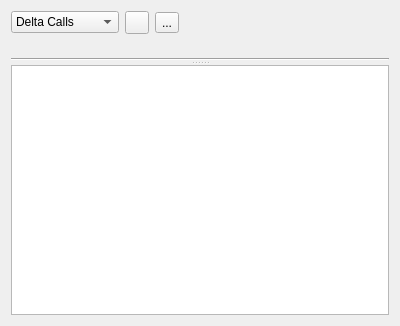
<?xml version="1.0" encoding="UTF-8"?>
<ui version="4.0">
 <class>ProfWindowClass</class>
 <widget class="QWidget" name="ProfWindowClass">
  <property name="geometry">
   <rect>
    <x>0</x>
    <y>0</y>
    <width>400</width>
    <height>326</height>
   </rect>
  </property>
  <property name="windowTitle">
   <string>EXR</string>
  </property>
  <layout class="QVBoxLayout" name="verticalLayout">
   <item>
    <widget class="QSplitter" name="splitter">
     <property name="orientation">
      <enum>Qt::Vertical</enum>
     </property>
     <property name="childrenCollapsible">
      <bool>false</bool>
     </property>
     <widget class="QWidget" name="widget_3" native="true">
      <property name="sizePolicy">
       <sizepolicy hsizetype="Preferred" vsizetype="Expanding">
        <horstretch>0</horstretch>
        <verstretch>0</verstretch>
       </sizepolicy>
      </property>
      <property name="minimumSize">
       <size>
        <width>0</width>
        <height>0</height>
       </size>
      </property>
      <layout class="QVBoxLayout" name="verticalLayout_2">
       <property name="leftMargin">
        <number>0</number>
       </property>
       <property name="topMargin">
        <number>0</number>
       </property>
       <property name="rightMargin">
        <number>0</number>
       </property>
       <property name="bottomMargin">
        <number>0</number>
       </property>
       <item>
        <widget class="QWidget" name="widget_2" native="true">
         <layout class="QHBoxLayout" name="horizontalLayout">
          <property name="leftMargin">
           <number>0</number>
          </property>
          <property name="topMargin">
           <number>0</number>
          </property>
          <property name="rightMargin">
           <number>0</number>
          </property>
          <property name="bottomMargin">
           <number>0</number>
          </property>
          <item>
           <widget class="QComboBox" name="showModeCB">
            <property name="currentIndex">
             <number>1</number>
            </property>
            <item>
             <property name="text">
              <string>Total Calls</string>
             </property>
            </item>
            <item>
             <property name="text">
              <string>Delta Calls</string>
             </property>
            </item>
            <item>
             <property name="text">
              <string>Total Duration</string>
             </property>
            </item>
            <item>
             <property name="text">
              <string>Delta Duration</string>
             </property>
            </item>
            <item>
             <property name="text">
              <string>Avg. Duration</string>
             </property>
            </item>
           </widget>
          </item>
          <item>
           <widget class="QToolButton" name="resetViewButton">
            <property name="icon">
             <iconset resource="../resources/icons.qrc">
              <normaloff>:/ic_settings_overscan_black_24dp_2x.png</normaloff>:/ic_settings_overscan_black_24dp_2x.png</iconset>
            </property>
           </widget>
          </item>
          <item>
           <widget class="QToolButton" name="exportImageButton">
            <property name="text">
             <string>...</string>
            </property>
            <property name="icon">
             <iconset resource="../resources/icons.qrc">
              <normaloff>:/ic_file_download_black_24dp_2x.png</normaloff>:/ic_file_download_black_24dp_2x.png</iconset>
            </property>
           </widget>
          </item>
          <item>
           <spacer name="horizontalSpacer">
            <property name="orientation">
             <enum>Qt::Horizontal</enum>
            </property>
            <property name="sizeHint" stdset="0">
             <size>
              <width>40</width>
              <height>20</height>
             </size>
            </property>
           </spacer>
          </item>
         </layout>
        </widget>
       </item>
       <item>
        <widget class="ProfPlotWidget" name="plotWidget" native="true"/>
       </item>
       <item>
        <widget class="Line" name="line">
         <property name="orientation">
          <enum>Qt::Horizontal</enum>
         </property>
        </widget>
       </item>
      </layout>
     </widget>
     <widget class="QTreeView" name="treeView">
      <property name="sizePolicy">
       <sizepolicy hsizetype="Expanding" vsizetype="Preferred">
        <horstretch>0</horstretch>
        <verstretch>0</verstretch>
       </sizepolicy>
      </property>
      <property name="editTriggers">
       <set>QAbstractItemView::NoEditTriggers</set>
      </property>
      <property name="alternatingRowColors">
       <bool>true</bool>
      </property>
     </widget>
    </widget>
   </item>
  </layout>
 </widget>
 <customwidgets>
  <customwidget>
   <class>ProfPlotWidget</class>
   <extends>QWidget</extends>
   <header>widgets/ProfPlotWidget.h</header>
   <container>1</container>
  </customwidget>
 </customwidgets>
 <resources>
  <include location="../../../ui/resources/icons.qrc"/>
 </resources>
 <connections/>
</ui>
